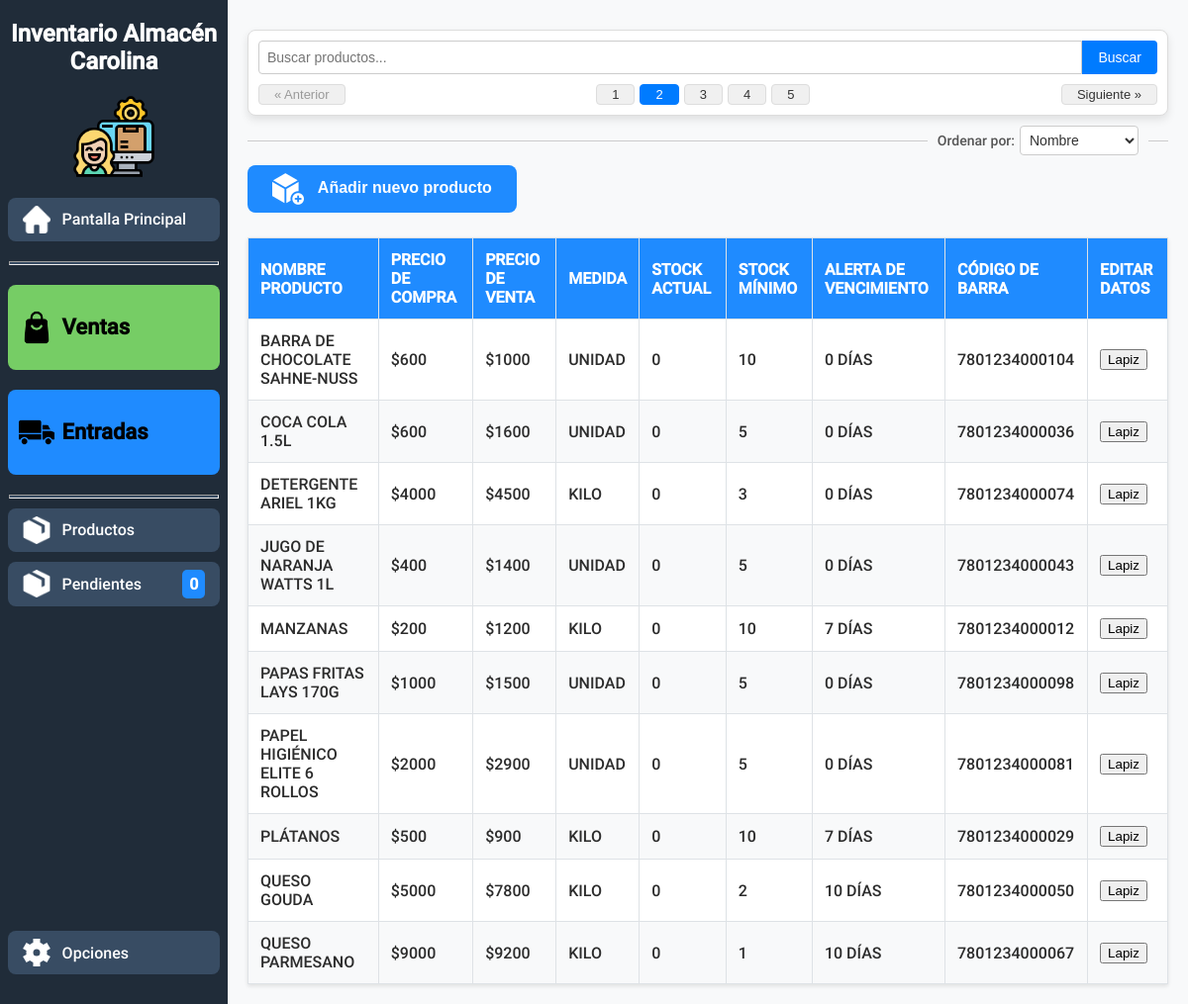
The app's page /modulo_productos.php with its own data.
### tables this page shows
CREATE TABLE producto (
    id_producto INT UNSIGNED NOT NULL AUTO_INCREMENT,
    nombre_producto VARCHAR(250) NOT NULL,
    total_vendidos BIGINT UNSIGNED DEFAULT 0, 
    stock_minimo INT UNSIGNED DEFAULT 10,
    codigo_de_barra VARCHAR(20),
    tiempo_alerta_vencimiento INT UNSIGNED DEFAULT 15,
    activo CHAR(1) NOT NULL DEFAULT 1,
    requiere_fecha_vencimiento CHAR(1) NOT NULL DEFAULT 1,
    por_registrar CHAR(1) NOT NULL DEFAULT 0,
     
    id_unidad INT UNSIGNED NOT NULL,
    PRIMARY KEY (id_producto)
);

CREATE TABLE costo (
    id_costo INT UNSIGNED NOT NULL AUTO_INCREMENT, 
    costo INT UNSIGNED NOT NULL DEFAULT 0, 
    fecha_inicio_costo DATETIME NOT NULL DEFAULT CURRENT_TIMESTAMP, 
    fecha_fin_costo DATETIME,
    id_producto INT UNSIGNED NOT NULL,
    PRIMARY KEY (id_costo)
);

CREATE TABLE precio (
    id_precio INT UNSIGNED NOT NULL AUTO_INCREMENT,
    precio INT UNSIGNED NOT NULL DEFAULT 0,
    fecha_inicio_precio DATETIME NOT NULL DEFAULT CURRENT_TIMESTAMP,
    fecha_fin_precio DATETIME,
    id_producto INT UNSIGNED NOT NULL,
    PRIMARY KEY (id_precio)
);

CREATE TABLE unidad_de_medida (
	id_unidad INT UNSIGNED NOT NULL AUTO_INCREMENT,
    nombre_unidad VARCHAR(20) NOT NULL,
    PRIMARY KEY (id_unidad)
);

### includes/modulo_productos/tabla_productos_modelo.php (called while the page is built, shortened)
<?php
function obtener_productos(object $pdo, string $busqueda, int $limite, int $offset)
{
    $consulta = "
        SELECT
            p.id_producto,
            p.nombre_producto,
            p.stock_minimo,
            p.codigo_de_barra,
            p.tiempo_alerta_vencimiento,
            u.nombre_unidad,
            pr.precio,
            c.costo
        FROM producto p
        LEFT JOIN unidad_de_medida u ON p.id_unidad = u.id_unidad
        LEFT JOIN precio pr ON p.id_producto = pr.id_producto
        LEFT JOIN costo c ON p.id_producto = c.id_producto
        WHERE LOWER(p.nombre_producto) LIKE LOWER(:busqueda)
        ORDER BY p.nombre_producto
        LIMIT :limite OFFSET :offset
        ;";
    $stmt = $pdo->prepare($consulta);
    $stmt->bindValue(":busqueda", "%$busqueda%", PDO::PARAM_STR);
    $stmt->bindValue(":limite", $limite, PDO::PARAM_INT);
    $stmt->bindValue(":offset", $offset, PDO::PARAM_INT);
    $stmt->execute();
    $productos = $stmt->fetchAll(PDO::FETCH_ASSOC);
    $consulta = "SELECT COUNT(*) AS total FROM producto WHERE LOWER(nombre_producto) LIKE LOWER(:busqueda);";
    $stmt = $pdo->prepare($consulta);
    $stmt->bindValue(":busqueda", "%$busqueda%", PDO::PARAM_STR);
    $stmt->execute();
    $total_items = $stmt->fetch(PDO::FETCH_ASSOC)["total"];
    $total_pages = ceil($total_items / $limite);
    return [
        "productos" => $productos,
        "total_items" => $total_items,
        "total_pages" => $total_pages
    ];
}

### includes/modulo_productos/tabla_productos.php (called while the page is built, shortened)
<?php
$search = $_GET['busqueda'] ?? '';
$page = $_GET['page'] ?? 1;
$itemsPerPage = 20;
$offset = ($page - 1) * $itemsPerPage;
require_once "includes/db.php";
require_once "includes/modulo_productos/tabla_productos_modelo.php";
require_once "includes/modulo_productos/tabla_productos_vista.php";
$resul = obtener_productos($pdo, $search, $itemsPerPage, $offset);

### includes/modulo_productos/tabla_productos_vista.php (the view, shortened to what this page needs)
<?php
function tabla_de_productos(array $productos) {
    if ($productos) {
        echo "
        <table class=\"products-table\">
            <thead>
                <tr>
                    <th>Nombre producto</th>
                    <th>Precio de compra</th>
                    <th>Precio de venta</th>
                    <th>Medida</th>
                    <th>Stock actual</th>
                    <th>Stock mínimo</th>
                    <th>Alerta de vencimiento</th>
                    <th>Código de barra</th>
                    <th>Editar Datos</th>
                </tr>
            </thead>
            <tbody>
        ";
        foreach ($productos as $producto) {
            echo "<tr>";
            echo "    <td>" . $producto["nombre_producto"] . "</td>";
            echo "    <td>$" . $producto["costo"] . "</td>";
            echo "    <td>$" . $producto["precio"] . "</td>";
            echo "    <td>" . $producto["nombre_unidad"] . "</td>";
            echo "    <td>" . $producto["stock_actual"] . "</td>";
            echo "    <td>" . $producto["stock_minimo"] . "</td>";
            echo "    <td>" . $producto["tiempo_alerta_vencimiento"] . " días</td>";
            echo "    <td>" . $producto["codigo_de_barra"] . "</td>";
            echo "    <td> <button>Lapiz</button> </td>";
            echo "</tr>";
        }
        echo "
            </tbody>
        </table>
        ";
    } else {
        echo "No se pudo obtener los productos de la base de datos";
    }
}

### styles/main.css (style rules this page uses)
:root { font-family: Roboto, Arial, Helvetica, sans-serif; --oscuro: #202C39; --verde: #76CD65; --verde-oscuro: #518d45; --azul: #1F8BFF; --azul-oscuro: #1560b1; --rosa: #ffcad4; --naranja: #f7af9d; --rojo: #E05263; }

### styles/layout.css (style rules this page uses)
body { margin: 0; display: flex; flex-direction: column; height: 100vh; overflow: hidden; }

### styles/tablas.css (style rules this page uses)
.products-table { width: 100%; border-collapse: collapse; margin-top: 25px; background-color: white; box-shadow: 0 2px 4px rgba(0, 0, 0, 0.1); }
.products-table th, .products-table td { padding: 12px; text-align: left; border: 1px solid #dee2e6; font-size: 1rem; text-transform: uppercase; }
.products-table th { background-color: var(--azul); color: white; }
.products-table td { color: #2c2c2c; }
.products-table tr:nth-child(even) { background-color: #f8f9fa; }

### records on screen
producto: nombre_producto "BARRA DE CHOCOLATE SAHNE-NUSS", costo.costo "600", precio.precio "1000", id_unidad.nombre_unidad "UNIDAD", tiempo_alerta_vencimiento "0", stock_minimo "10", codigo_de_barra "7801234000104"
producto: nombre_producto "COCA COLA 1.5L", costo.costo "600", precio.precio "1600", id_unidad.nombre_unidad "UNIDAD", tiempo_alerta_vencimiento "0", stock_minimo "5", codigo_de_barra "7801234000036"
producto: nombre_producto "DETERGENTE ARIEL 1KG", costo.costo "4000", precio.precio "4500", id_unidad.nombre_unidad "KILO", tiempo_alerta_vencimiento "0", stock_minimo "3", codigo_de_barra "7801234000074"
producto: nombre_producto "JUGO DE NARANJA WATTS 1L", costo.costo "400", precio.precio "1400", id_unidad.nombre_unidad "UNIDAD", tiempo_alerta_vencimiento "0", stock_minimo "5", codigo_de_barra "7801234000043"
producto: nombre_producto "MANZANAS", costo.costo "200", precio.precio "1200", id_unidad.nombre_unidad "KILO", stock_actual "0", stock_minimo "10", tiempo_alerta_vencimiento "7", codigo_de_barra "7801234000012"
producto: nombre_producto "PAPAS FRITAS LAYS 170G", costo.costo "1000", precio.precio "1500", id_unidad.nombre_unidad "UNIDAD", tiempo_alerta_vencimiento "0", stock_minimo "5", codigo_de_barra "7801234000098"
producto: nombre_producto "PAPEL HIGIÉNICO ELITE 6 ROLLOS", costo.costo "2000", precio.precio "2900", id_unidad.nombre_unidad "UNIDAD", tiempo_alerta_vencimiento "0", stock_minimo "5", codigo_de_barra "7801234000081"
producto: nombre_producto "PLÁTANOS", costo.costo "500", precio.precio "900", id_unidad.nombre_unidad "KILO", stock_actual "0", stock_minimo "10", tiempo_alerta_vencimiento "7", codigo_de_barra "7801234000029"
producto: nombre_producto "QUESO GOUDA", costo.costo "5000", precio.precio "7800", id_unidad.nombre_unidad "KILO", stock_actual "0", stock_minimo "2", tiempo_alerta_vencimiento "10", codigo_de_barra "7801234000050"
producto: nombre_producto "QUESO PARMESANO", costo.costo "9000", precio.precio "9200", id_unidad.nombre_unidad "KILO", stock_actual "0", stock_minimo "1", tiempo_alerta_vencimiento "10", codigo_de_barra "7801234000067"

### other values on screen
$resul["cant_productos_pendientes"] "0"
